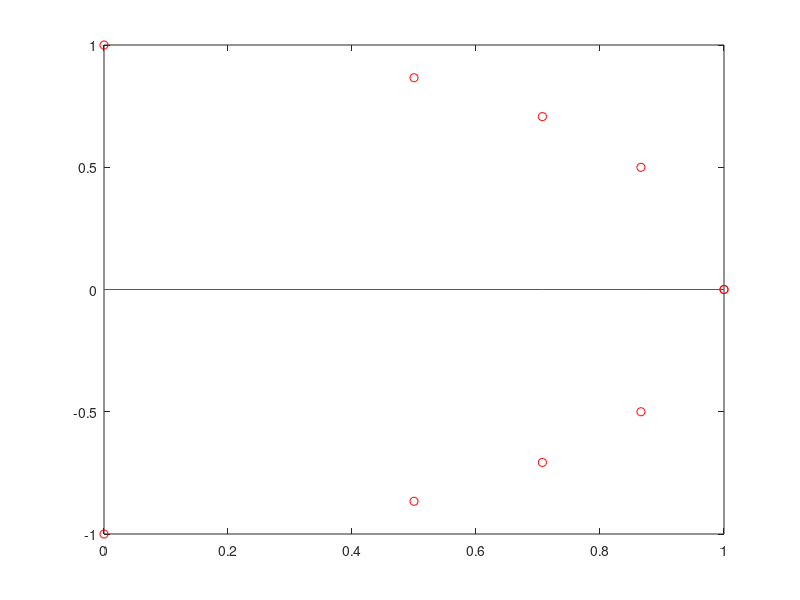

Recreate this plot in MATLAB.
 t = [0, pi/6, pi/4, pi/3, pi/2]; 
 figure;
 plot(exp(1i*t), 'ro');
 hold on;
 plot(exp(-1i*t), 'ro');
 hold on;
 s1 = exp(1i*t);
 s2 = exp(-1i*t);
 ss = (s1+s2)/2;
 r = real(ss);
 i = imag(ss);
 plot(r,i);